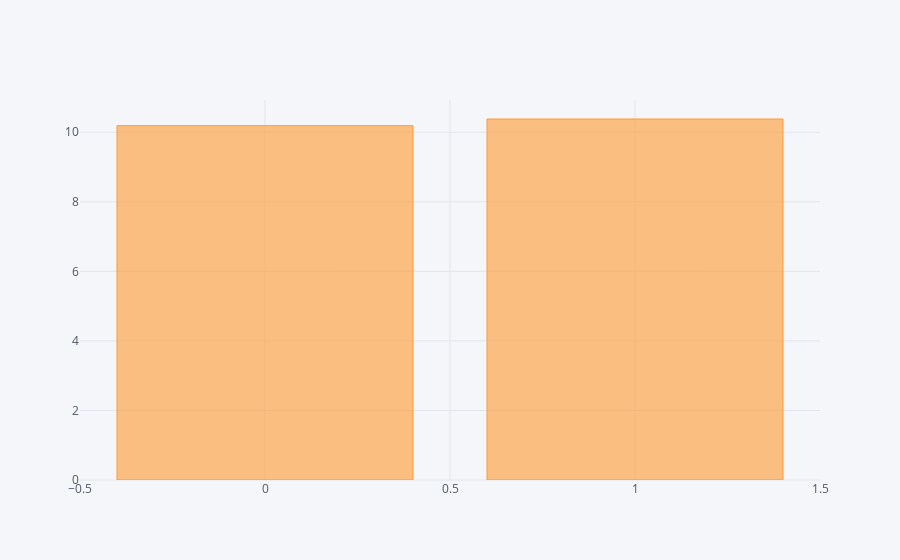

Notebook code cell kept with this figure:
### Markdown cell above
## 反論２：教育を受けた年数が長ければ収入が増える。この平均値の差は教育を受けた年数によるものだ

### Code cell
all_sample.groupby('treat').mean()['educ'].iplot(kind='bar')

### Figure 1 — Plotly figure (JSON) as saved in the notebook; plotly's stock layout.template omitted (floating-point values rounded to 4 significant figures)
{"data": [{"marker": {"color": "rgba(255, 153, 51, 0.6)", "line": {"color": "rgba(255, 153, 51, 1.0)", "width": 1}}, "name": "educ", "orientation": "v", "text": "", "type": "bar", "uid": "ddf25a45-dbc4-4a79-bfb3-df784926904e", "x": [0, 1], "y": [10.19, 10.38]}], "layout": {"legend": {"bgcolor": "#F5F6F9", "font": {"color": "#4D5663"}}, "paper_bgcolor": "#F5F6F9", "plot_bgcolor": "#F5F6F9", "title": {"font": {"color": "#4D5663"}}, "xaxis": {"gridcolor": "#E1E5ED", "showgrid": true, "tickfont": {"color": "#4D5663"}, "title": {"font": {"color": "#4D5663"}, "text": ""}, "zerolinecolor": "#E1E5ED"}, "yaxis": {"gridcolor": "#E1E5ED", "showgrid": true, "tickfont": {"color": "#4D5663"}, "title": {"font": {"color": "#4D5663"}, "text": ""}, "zerolinecolor": "#E1E5ED"}}}
